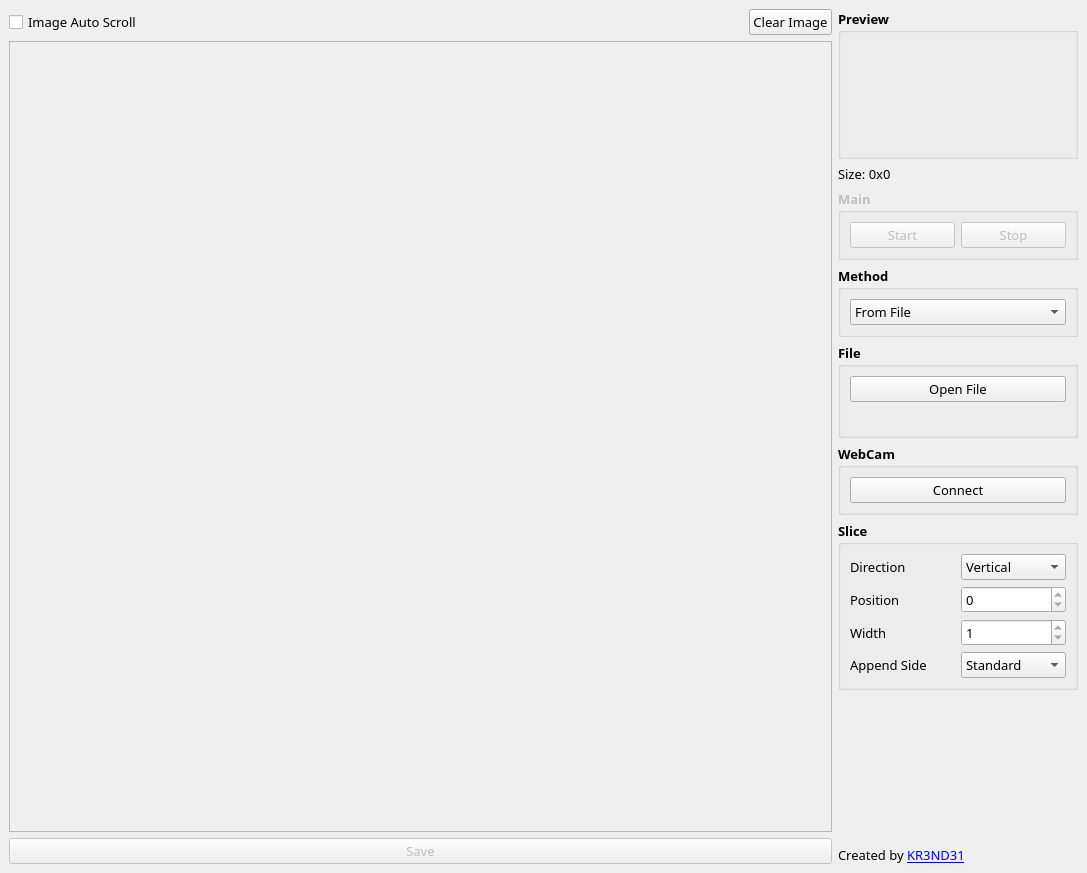
<?xml version="1.0" encoding="UTF-8"?>
<ui version="4.0">
 <class>f_main</class>
 <widget class="QMainWindow" name="f_main">
  <property name="geometry">
   <rect>
    <x>0</x>
    <y>0</y>
    <width>1087</width>
    <height>873</height>
   </rect>
  </property>
  <property name="sizePolicy">
   <sizepolicy hsizetype="Expanding" vsizetype="Expanding">
    <horstretch>0</horstretch>
    <verstretch>0</verstretch>
   </sizepolicy>
  </property>
  <property name="font">
   <font>
    <family>Comfortaa</family>
   </font>
  </property>
  <property name="windowTitle">
   <string>Strip Slice</string>
  </property>
  <property name="windowIcon">
   <iconset resource="resources.qrc">
    <normaloff>:/images/stripSlice_icon.ico</normaloff>:/images/stripSlice_icon.ico</iconset>
  </property>
  <property name="animated">
   <bool>true</bool>
  </property>
  <property name="documentMode">
   <bool>false</bool>
  </property>
  <widget class="QWidget" name="centralwidget">
   <property name="sizePolicy">
    <sizepolicy hsizetype="Expanding" vsizetype="Expanding">
     <horstretch>0</horstretch>
     <verstretch>0</verstretch>
    </sizepolicy>
   </property>
   <layout class="QGridLayout" name="gridLayout">
    <property name="leftMargin">
     <number>9</number>
    </property>
    <property name="topMargin">
     <number>9</number>
    </property>
    <property name="rightMargin">
     <number>9</number>
    </property>
    <property name="bottomMargin">
     <number>9</number>
    </property>
    <item row="0" column="2">
     <layout class="QVBoxLayout" name="verticalLayout" stretch="0,0,0,0,0,0,0,0,0">
      <item>
       <widget class="QGroupBox" name="gb_preview">
        <property name="enabled">
         <bool>true</bool>
        </property>
        <property name="sizePolicy">
         <sizepolicy hsizetype="Fixed" vsizetype="Fixed">
          <horstretch>0</horstretch>
          <verstretch>0</verstretch>
         </sizepolicy>
        </property>
        <property name="minimumSize">
         <size>
          <width>240</width>
          <height>150</height>
         </size>
        </property>
        <property name="maximumSize">
         <size>
          <width>240</width>
          <height>150</height>
         </size>
        </property>
        <property name="font">
         <font>
          <family>Comfortaa</family>
          <pointsize>10</pointsize>
          <weight>75</weight>
          <bold>true</bold>
          <underline>false</underline>
          <strikeout>false</strikeout>
          <stylestrategy>PreferDefault</stylestrategy>
          <kerning>true</kerning>
         </font>
        </property>
        <property name="mouseTracking">
         <bool>false</bool>
        </property>
        <property name="tabletTracking">
         <bool>false</bool>
        </property>
        <property name="acceptDrops">
         <bool>false</bool>
        </property>
        <property name="autoFillBackground">
         <bool>false</bool>
        </property>
        <property name="title">
         <string>Preview</string>
        </property>
        <layout class="QVBoxLayout" name="verticalLayout_6" stretch="0">
         <item>
          <layout class="QVBoxLayout" name="vl_preview">
           <property name="sizeConstraint">
            <enum>QLayout::SetFixedSize</enum>
           </property>
           <property name="leftMargin">
            <number>2</number>
           </property>
           <property name="topMargin">
            <number>2</number>
           </property>
           <property name="rightMargin">
            <number>2</number>
           </property>
           <property name="bottomMargin">
            <number>2</number>
           </property>
          </layout>
         </item>
        </layout>
       </widget>
      </item>
      <item>
       <widget class="QLabel" name="l_size_info">
        <property name="font">
         <font>
          <family>Comfortaa</family>
          <pointsize>10</pointsize>
         </font>
        </property>
        <property name="text">
         <string>Size: 0x0</string>
        </property>
       </widget>
      </item>
      <item>
       <widget class="QGroupBox" name="gb_main">
        <property name="enabled">
         <bool>false</bool>
        </property>
        <property name="font">
         <font>
          <family>Comfortaa</family>
          <pointsize>10</pointsize>
          <weight>75</weight>
          <bold>true</bold>
         </font>
        </property>
        <property name="title">
         <string>Main</string>
        </property>
        <property name="flat">
         <bool>false</bool>
        </property>
        <property name="checkable">
         <bool>false</bool>
        </property>
        <layout class="QVBoxLayout" name="verticalLayout_3">
         <item>
          <layout class="QHBoxLayout" name="horizontalLayout">
           <property name="leftMargin">
            <number>0</number>
           </property>
           <property name="topMargin">
            <number>0</number>
           </property>
           <property name="rightMargin">
            <number>0</number>
           </property>
           <item>
            <widget class="QPushButton" name="b_start">
             <property name="font">
              <font>
               <family>Comfortaa</family>
               <pointsize>10</pointsize>
               <weight>50</weight>
               <bold>false</bold>
              </font>
             </property>
             <property name="text">
              <string>Start</string>
             </property>
            </widget>
           </item>
           <item>
            <widget class="QPushButton" name="b_stop">
             <property name="enabled">
              <bool>false</bool>
             </property>
             <property name="font">
              <font>
               <family>Comfortaa</family>
               <pointsize>10</pointsize>
               <weight>50</weight>
               <bold>false</bold>
              </font>
             </property>
             <property name="text">
              <string>Stop</string>
             </property>
            </widget>
           </item>
          </layout>
         </item>
        </layout>
       </widget>
      </item>
      <item>
       <widget class="QGroupBox" name="groupBox_5">
        <property name="minimumSize">
         <size>
          <width>0</width>
          <height>0</height>
         </size>
        </property>
        <property name="font">
         <font>
          <family>Comfortaa</family>
          <pointsize>10</pointsize>
          <weight>75</weight>
          <bold>true</bold>
         </font>
        </property>
        <property name="title">
         <string>Method</string>
        </property>
        <layout class="QVBoxLayout" name="verticalLayout_7">
         <item>
          <widget class="QComboBox" name="cb_method">
           <property name="font">
            <font>
             <family>Comfortaa</family>
             <pointsize>10</pointsize>
             <weight>50</weight>
             <bold>false</bold>
            </font>
           </property>
           <item>
            <property name="text">
             <string>From File</string>
            </property>
           </item>
           <item>
            <property name="text">
             <string>From Camera</string>
            </property>
           </item>
          </widget>
         </item>
        </layout>
       </widget>
      </item>
      <item>
       <widget class="QGroupBox" name="gb_file">
        <property name="minimumSize">
         <size>
          <width>0</width>
          <height>0</height>
         </size>
        </property>
        <property name="font">
         <font>
          <family>Comfortaa</family>
          <pointsize>10</pointsize>
          <weight>75</weight>
          <bold>true</bold>
         </font>
        </property>
        <property name="title">
         <string>File</string>
        </property>
        <layout class="QVBoxLayout" name="verticalLayout_8">
         <item>
          <widget class="QPushButton" name="b_open">
           <property name="font">
            <font>
             <family>Comfortaa</family>
             <pointsize>10</pointsize>
             <weight>50</weight>
             <bold>false</bold>
            </font>
           </property>
           <property name="text">
            <string>Open File</string>
           </property>
          </widget>
         </item>
         <item>
          <widget class="QLabel" name="l_filename">
           <property name="font">
            <font>
             <family>Comfortaa</family>
             <pointsize>10</pointsize>
             <weight>50</weight>
             <bold>false</bold>
            </font>
           </property>
           <property name="lineWidth">
            <number>2</number>
           </property>
           <property name="text">
            <string/>
           </property>
          </widget>
         </item>
        </layout>
       </widget>
      </item>
      <item>
       <widget class="QGroupBox" name="gb_webcam">
        <property name="enabled">
         <bool>true</bool>
        </property>
        <property name="font">
         <font>
          <family>Comfortaa</family>
          <pointsize>10</pointsize>
          <weight>75</weight>
          <bold>true</bold>
         </font>
        </property>
        <property name="title">
         <string>WebCam</string>
        </property>
        <property name="flat">
         <bool>false</bool>
        </property>
        <property name="checkable">
         <bool>false</bool>
        </property>
        <property name="checked">
         <bool>false</bool>
        </property>
        <layout class="QVBoxLayout" name="verticalLayout_4">
         <item>
          <widget class="QPushButton" name="b_cam_connect">
           <property name="font">
            <font>
             <family>Comfortaa</family>
             <pointsize>10</pointsize>
             <weight>50</weight>
             <bold>false</bold>
            </font>
           </property>
           <property name="text">
            <string>Connect</string>
           </property>
          </widget>
         </item>
        </layout>
       </widget>
      </item>
      <item>
       <widget class="QGroupBox" name="gb_slice">
        <property name="enabled">
         <bool>true</bool>
        </property>
        <property name="minimumSize">
         <size>
          <width>0</width>
          <height>0</height>
         </size>
        </property>
        <property name="font">
         <font>
          <family>Comfortaa</family>
          <pointsize>10</pointsize>
          <weight>75</weight>
          <bold>true</bold>
         </font>
        </property>
        <property name="title">
         <string>Slice</string>
        </property>
        <layout class="QVBoxLayout" name="verticalLayout_5">
         <item>
          <layout class="QHBoxLayout" name="horizontalLayout_3">
           <item>
            <widget class="QLabel" name="label">
             <property name="font">
              <font>
               <family>Comfortaa</family>
               <pointsize>10</pointsize>
               <weight>50</weight>
               <bold>false</bold>
              </font>
             </property>
             <property name="text">
              <string>Direction</string>
             </property>
            </widget>
           </item>
           <item>
            <widget class="QComboBox" name="cb_slice_direction">
             <property name="font">
              <font>
               <family>Comfortaa</family>
               <pointsize>10</pointsize>
               <weight>50</weight>
               <bold>false</bold>
              </font>
             </property>
             <item>
              <property name="text">
               <string>Vertical</string>
              </property>
             </item>
             <item>
              <property name="text">
               <string>Horizontal</string>
              </property>
             </item>
            </widget>
           </item>
          </layout>
         </item>
         <item>
          <layout class="QHBoxLayout" name="horizontalLayout_4">
           <property name="bottomMargin">
            <number>0</number>
           </property>
           <item>
            <widget class="QLabel" name="label_2">
             <property name="font">
              <font>
               <family>Comfortaa</family>
               <pointsize>10</pointsize>
               <weight>50</weight>
               <bold>false</bold>
              </font>
             </property>
             <property name="text">
              <string>Position</string>
             </property>
            </widget>
           </item>
           <item>
            <widget class="QSpinBox" name="sb_slice_start_position">
             <property name="font">
              <font>
               <family>Comfortaa</family>
               <pointsize>10</pointsize>
               <weight>50</weight>
               <bold>false</bold>
              </font>
             </property>
             <property name="maximum">
              <number>0</number>
             </property>
            </widget>
           </item>
          </layout>
         </item>
         <item>
          <layout class="QHBoxLayout" name="horizontalLayout_5">
           <property name="bottomMargin">
            <number>0</number>
           </property>
           <item>
            <widget class="QLabel" name="label_3">
             <property name="font">
              <font>
               <family>Comfortaa</family>
               <pointsize>10</pointsize>
               <weight>50</weight>
               <bold>false</bold>
              </font>
             </property>
             <property name="text">
              <string>Width</string>
             </property>
            </widget>
           </item>
           <item>
            <widget class="QSpinBox" name="sb_slice_width">
             <property name="font">
              <font>
               <family>Comfortaa</family>
               <pointsize>10</pointsize>
               <weight>50</weight>
               <bold>false</bold>
              </font>
             </property>
             <property name="minimum">
              <number>1</number>
             </property>
             <property name="maximum">
              <number>1</number>
             </property>
            </widget>
           </item>
          </layout>
         </item>
         <item>
          <layout class="QHBoxLayout" name="horizontalLayout_6">
           <property name="bottomMargin">
            <number>0</number>
           </property>
           <item>
            <widget class="QLabel" name="label_4">
             <property name="font">
              <font>
               <family>Comfortaa</family>
               <pointsize>10</pointsize>
               <weight>50</weight>
               <bold>false</bold>
              </font>
             </property>
             <property name="text">
              <string>Append Side</string>
             </property>
            </widget>
           </item>
           <item>
            <widget class="QComboBox" name="cb_slice_append_side">
             <property name="font">
              <font>
               <family>Comfortaa</family>
               <pointsize>10</pointsize>
               <weight>50</weight>
               <bold>false</bold>
              </font>
             </property>
             <item>
              <property name="text">
               <string>Standard</string>
              </property>
             </item>
             <item>
              <property name="text">
               <string>Invert</string>
              </property>
             </item>
            </widget>
           </item>
          </layout>
         </item>
        </layout>
       </widget>
      </item>
      <item>
       <spacer name="verticalSpacer">
        <property name="orientation">
         <enum>Qt::Vertical</enum>
        </property>
        <property name="sizeType">
         <enum>QSizePolicy::Expanding</enum>
        </property>
        <property name="sizeHint" stdset="0">
         <size>
          <width>20</width>
          <height>40</height>
         </size>
        </property>
       </spacer>
      </item>
      <item>
       <widget class="QLabel" name="label_5">
        <property name="font">
         <font>
          <family>Comfortaa</family>
          <pointsize>10</pointsize>
          <weight>50</weight>
          <bold>false</bold>
         </font>
        </property>
        <property name="mouseTracking">
         <bool>true</bool>
        </property>
        <property name="layoutDirection">
         <enum>Qt::LeftToRight</enum>
        </property>
        <property name="autoFillBackground">
         <bool>false</bool>
        </property>
        <property name="text">
         <string>Created by &lt;a href=&quot;http://kr3nd31.ru&quot;&gt;KR3ND31&lt;/a&gt;</string>
        </property>
        <property name="textFormat">
         <enum>Qt::AutoText</enum>
        </property>
        <property name="scaledContents">
         <bool>false</bool>
        </property>
        <property name="wordWrap">
         <bool>false</bool>
        </property>
        <property name="margin">
         <number>0</number>
        </property>
        <property name="openExternalLinks">
         <bool>true</bool>
        </property>
       </widget>
      </item>
     </layout>
    </item>
    <item row="0" column="0">
     <layout class="QVBoxLayout" name="verticalLayout_2">
      <property name="leftMargin">
       <number>0</number>
      </property>
      <property name="topMargin">
       <number>0</number>
      </property>
      <property name="rightMargin">
       <number>0</number>
      </property>
      <property name="bottomMargin">
       <number>0</number>
      </property>
      <item>
       <layout class="QHBoxLayout" name="horizontalLayout_2">
        <item>
         <widget class="QCheckBox" name="cb_auto_scroll">
          <property name="font">
           <font>
            <family>Comfortaa</family>
            <pointsize>10</pointsize>
           </font>
          </property>
          <property name="text">
           <string>Image Auto Scroll</string>
          </property>
         </widget>
        </item>
        <item>
         <spacer name="horizontalSpacer">
          <property name="orientation">
           <enum>Qt::Horizontal</enum>
          </property>
          <property name="sizeHint" stdset="0">
           <size>
            <width>40</width>
            <height>20</height>
           </size>
          </property>
         </spacer>
        </item>
        <item>
         <widget class="QPushButton" name="b_clear">
          <property name="font">
           <font>
            <family>Comfortaa</family>
            <pointsize>10</pointsize>
           </font>
          </property>
          <property name="text">
           <string>Clear Image</string>
          </property>
         </widget>
        </item>
       </layout>
      </item>
      <item>
       <widget class="QScrollArea" name="scroll_image">
        <property name="widgetResizable">
         <bool>true</bool>
        </property>
        <widget class="QWidget" name="scrollAreaWidgetContents">
         <property name="geometry">
          <rect>
           <x>0</x>
           <y>0</y>
           <width>817</width>
           <height>785</height>
          </rect>
         </property>
        </widget>
       </widget>
      </item>
      <item>
       <widget class="QPushButton" name="b_save">
        <property name="enabled">
         <bool>false</bool>
        </property>
        <property name="font">
         <font>
          <family>Comfortaa</family>
          <pointsize>10</pointsize>
         </font>
        </property>
        <property name="text">
         <string>Save</string>
        </property>
       </widget>
      </item>
     </layout>
    </item>
   </layout>
  </widget>
 </widget>
 <resources>
  <include location="resources.qrc"/>
 </resources>
 <connections/>
</ui>
